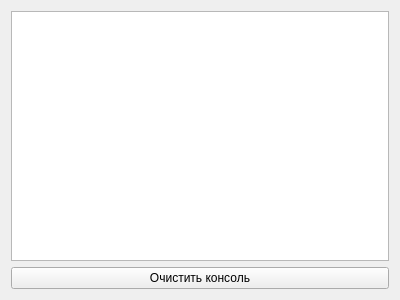
<?xml version="1.0" encoding="UTF-8"?>
<ui version="4.0">
 <class>Console</class>
 <widget class="QWidget" name="Console">
  <property name="geometry">
   <rect>
    <x>0</x>
    <y>0</y>
    <width>400</width>
    <height>300</height>
   </rect>
  </property>
  <property name="windowTitle">
   <string>Консоль вывода</string>
  </property>
  <layout class="QVBoxLayout" name="verticalLayout">
   <item>
    <widget class="QTextEdit" name="textEdit">
     <property name="readOnly">
      <bool>true</bool>
     </property>
    </widget>
   </item>
   <item>
    <widget class="QPushButton" name="clear">
     <property name="text">
      <string>Очистить консоль</string>
     </property>
    </widget>
   </item>
  </layout>
 </widget>
 <resources/>
 <connections/>
</ui>
